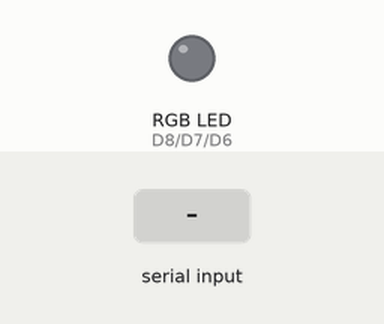
Recording of a sketch running on a simulated ESP8266 (NodeMCU). Parts: an RGB LED mixed from three pins (HIGH = lit). Inputs (shaded band) come from the test bench. Dim RGB values are drawn brighter than linear; what the sketch prints to the serial monitor is not drawn.

Above: at 1.2 s.
1.3 s: "90,45,200\n" received over Serial
At 2.4 s:
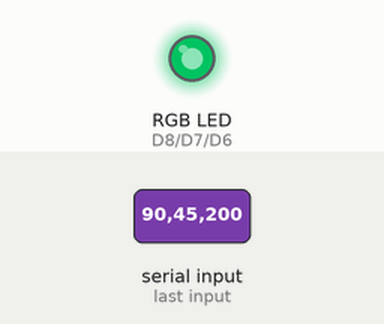
2.8 s: "30,150,10\n" received over Serial
At 3.5 s:
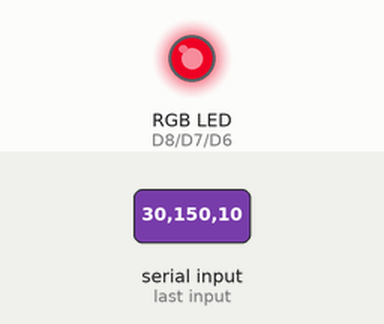
4.3 s: "90,45\n" received over Serial
At 4.7 s:
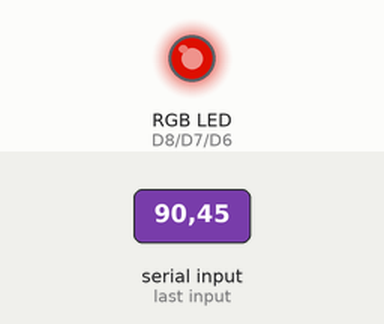
5.8 s: "30,150\n" received over Serial
At 7.0 s:
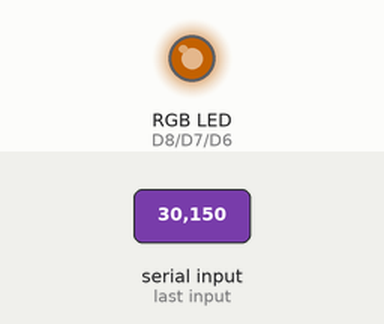
7.3 s: "0\n" received over Serial
At 8.2 s:
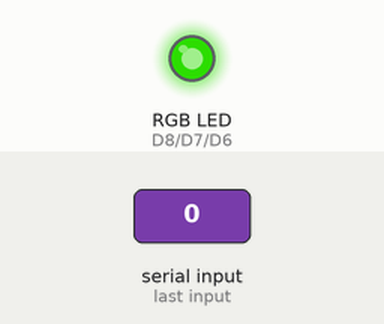
8.8 s: "5\n" received over Serial
At 9.4 s:
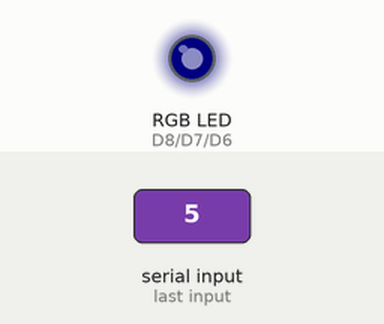
Timing chart, 0 to 11.3 s (numbered marks = the images above; inputs shaded):
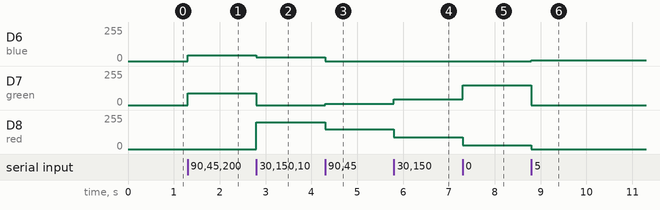

The sketch:

Actividad_RGB_microcontroladores.ino
```cpp
int red = D8;
int blue = D6;
int green = D7;

int redPrende = 0;
int bluePrende = 0;
int greenPrende = 0;

void setup() {

  pinMode (red,OUTPUT);
  pinMode (green,OUTPUT);
  pinMode (blue,OUTPUT);


  Serial.begin(115200);
  }

void loop() {

  Serial.println("ingrese los valores para el RGB: ");

  Serial.print("Red :");
  redPrende = Serial.parseInt();
  Serial.println(redPrende);


  Serial.print("green :");
  greenPrende = Serial.parseInt();
  Serial.println(greenPrende);

  Serial.print("blue :");
  bluePrende = Serial.parseInt();
  Serial.println(bluePrende);
  Serial.println("  ");

  while(Serial.available()==0){
  }

  analogWrite(red, redPrende);
  analogWrite(green, greenPrende);
  analogWrite(blue, bluePrende);

}
```

Measured:
- after the input at 1.3 s, D6 (blue): 0/255 → 45/255 at once; D7 (green): 0/255 → 90/255 at once
- after the input at 2.8 s, D6 (blue): 45/255 → 30/255 at once; D7 (green): 90/255 → 0/255 at once; D8 (red): 0/255 → 200/255 at once
- after the input at 4.3 s, D6 (blue): 30/255 → 0/255 at once; D7 (green): 0/255 → 10/255 at once; D8 (red): 200/255 → 150/255 at once
- after the input at 5.8 s, D7 (green): 10/255 → 45/255 at once; D8 (red): 150/255 → 90/255 at once
- after the input at 7.3 s, D7 (green): 45/255 → 150/255 at once; D8 (red): 90/255 → 30/255 at once
- after the input at 8.8 s, D6 (blue): 0/255 → 5/255 at once; D7 (green): 150/255 → 0/255 at once; D8 (red): 30/255 → 0/255 at once
